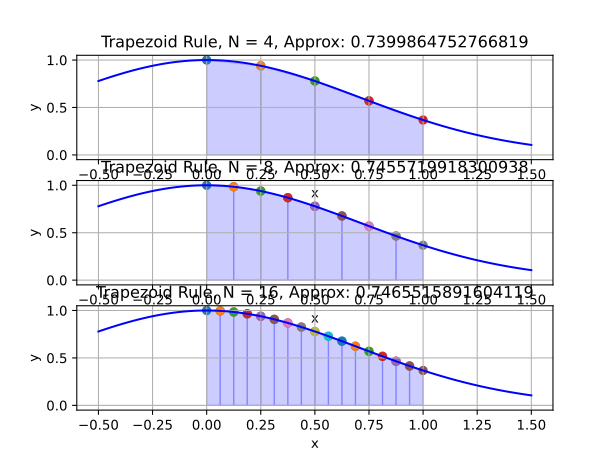

Python code for this plot:
import numpy as np
import matplotlib.pyplot as plt

import scipy.integrate as spi

x0 = -0.5
x1 = 1.5
n = 100

x = np.linspace(x0, x1, n)
y = np.exp(-x**2)

f = lambda x : np.exp(-x**2)

m = np.array([4,8,16])

fig, ax = plt.subplots(m.size,1)
for j,k in enumerate(m):
    nsteps = float(k)
    dx = 1.0 / nsteps
    x_approx = np.linspace(0.0, 1.0, num=k)
    T = spi.trapezoid(f(x_approx), x_approx)
    for i in np.arange(0, nsteps):
        x_start = i*dx
        x_stop = (i+1)*dx
        y_start = np.exp(-x_start**2)
        y_stop = np.exp(-x_stop**2)
        ax[j].fill_between([x_start,x_stop], [y_start,y_stop], facecolor='b', edgecolor='b', alpha=0.2)
        ax[j].scatter([x_start,x_stop], [y_start,y_stop])

    ax[j].plot(x, y, 'b-')
    ax[j].set_title('Trapezoid Rule, N = {}, Approx: {}'.format(k,T))
    ax[j].grid(True)
    ax[j].set_xlabel('x')
    ax[j].set_ylabel('y')

# fig.subplots_adjust(bottom=0, top=1, left=0, right=1)
plt.savefig('integrals.svg', backend='svg', transparent=True)

plt.show()
